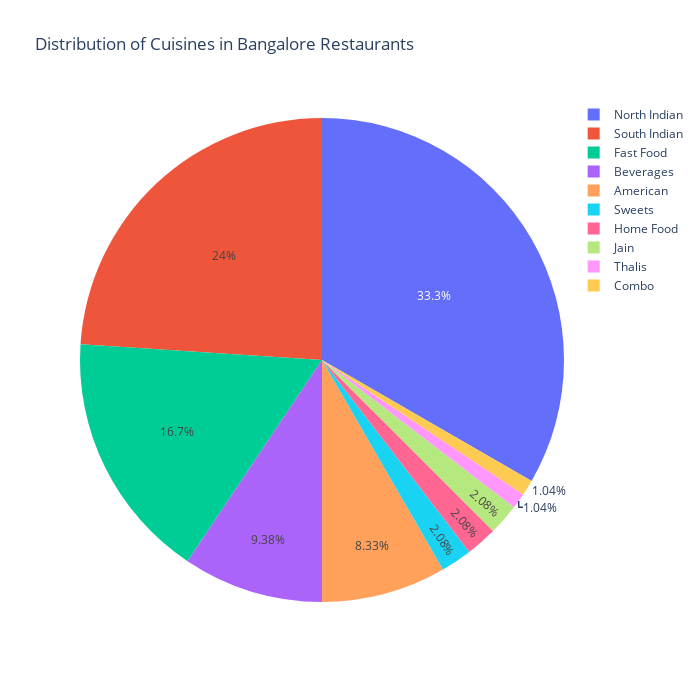

The cell this chart's notebook holds for it:
### Code cell
# Pie Chart
fig = px.pie(
    data_frame = df_Cuisine_Analysis.head(10),
    names= df_Cuisine_Analysis["Cuisine"][:10],
    values = df_Cuisine_Analysis["Count"][:10],
    title = "Distribution of Cuisines in Bangalore Restaurants", width = 700, height = 700
)
# fig.update_traces(textposition = "inside", textinfo = "percent+Label")
fig.show()

### Figure 1 — Plotly figure (JSON) as saved in the notebook; plotly's stock layout.template omitted (floating-point values rounded to 4 significant figures)
{"data": [{"domain": {"x": [0, 1], "y": [0, 1]}, "hovertemplate": "label=%{label}<br>value=%{value}<extra></extra>", "labels": ["Sweets", "North Indian", "Home Food", "Thalis", "Combo", "South Indian", "Fast Food", "Beverages", "Jain", "American"], "legendgroup": "", "name": "", "showlegend": true, "type": "pie", "values": [2, 32, 2, 1, 1, 23, 16, 9, 2, 8]}], "layout": {"height": 700, "legend": {"tracegroupgap": 0}, "title": {"text": "Distribution of Cuisines in Bangalore Restaurants"}, "width": 700}}
